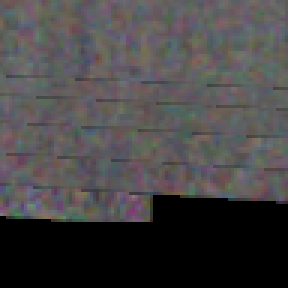
#> input picture data/patches/candidates/CameraMosaic_D1_Node2_L6_0000.png, 96 x 96 px (shown 3 times larger)
$ python main.py --image ../data/patches/candidates/CameraMosaic_D1_Node2_L6_0000.png
#> lines starting #> are read from the running program, lines starting #| are printed output that depends on the picture; after the words box and inside, x2 and y2 are one past the last pixel; in counts of white or black regions, pixels touching at a corner belong together
### src/ops.py
import cv2
import numpy as np
from pathlib import Path

def read_any_image_both(path: str):
    """Return (bgr, gray8). Works for 16-bit TIFFs too."""
    bgr = cv2.imread(str(Path(path)), cv2.IMREAD_UNCHANGED)
    if bgr is None:
        raise FileNotFoundError(f"Could not read {path}")

    # If grayscale single-channel, synthesize BGR for drawing overlays
    if bgr.ndim == 2:
        gray = bgr
        if gray.dtype != np.uint8:
            gray = cv2.normalize(gray, None, 0, 255, cv2.NORM_MINMAX).astype(np.uint8)
        bgr_for_overlay = cv2.cvtColor(gray, cv2.COLOR_GRAY2BGR)
        return bgr_for_overlay, gray

    # If multi-channel, ensure we have an 8-bit gray for processing
    if bgr.dtype != np.uint8:
        tmp = cv2.cvtColor(bgr, cv2.COLOR_BGR2GRAY)
        gray = cv2.normalize(tmp, None, 0, 255, cv2.NORM_MINMAX).astype(np.uint8)
        bgr8 = cv2.normalize(bgr, None, 0, 255, cv2.NORM_MINMAX).astype(np.uint8)
        return bgr8, gray
    else:
        gray = cv2.cvtColor(bgr, cv2.COLOR_BGR2GRAY)
        return bgr, gray

def color_outlier_mask(bgr: np.ndarray, purple_only: bool = True):
    """
    Returns a binary mask (255=colored object) for likely 'fish/debris' regions.
    Strategy: high saturation (S) + optional purple/magenta hue range.
    """
    hsv = cv2.cvtColor(bgr, cv2.COLOR_BGR2HSV)

    # Thresholds you can tweak:
    # Saturation: > 50 (on 0..255 scale) means colored. Raise/lower as needed.
    s_min = 50
    v_min = 30  # avoid counting very dark noise

    if purple_only:
        # OpenCV H is 0..180. Purples/magentas are roughly 120..170.
        lower = np.array([120, s_min, v_min], dtype=np.uint8)
        upper = np.array([170, 255, 255], dtype=np.uint8)
        mask = cv2.inRange(hsv, lower, upper)
    else:
        # Any strongly colored pixel (not gray/brown)
        h, s, v = cv2.split(hsv)
        mask = (s > s_min) & (v > v_min)
        mask = mask.astype(np.uint8) * 255

    # Clean up: remove specks, fill small holes
    mask = cv2.morphologyEx(mask, cv2.MORPH_OPEN, np.ones((5,5), np.uint8), iterations=1)
    mask = cv2.morphologyEx(mask, cv2.MORPH_CLOSE, np.ones((9,9), np.uint8), iterations=1)
    return mask

def count_connected_components(mask: np.ndarray, min_area: int = 300):
    """Count connected components above a size threshold."""
    num, labels, stats, _ = cv2.connectedComponentsWithStats(mask, connectivity=8)
    # stats rows: [label, x, y, w, h, area] but OpenCV returns just stats (no label column)
    # stats shape: (num, 5) -> [x, y, w, h, area]
    count = 0
    keep = np.zeros_like(mask)
    for i in range(1, num):  # skip background 0
        area = stats[i, 4]
        if area >= min_area:
            keep[labels == i] = 255
            count += 1
    return count, keep

def enhance_contrast(gray: np.ndarray):
    clahe = cv2.createCLAHE(clipLimit=2.0, tileGridSize=(8,8))
    return clahe.apply(gray)

def make_mask(enhanced: np.ndarray, invert=False):
    blurred = cv2.GaussianBlur(enhanced, (5,5), 0)
    mask = cv2.adaptiveThreshold(
        blurred, 255,
        cv2.ADAPTIVE_THRESH_GAUSSIAN_C,
        cv2.THRESH_BINARY if not invert else cv2.THRESH_BINARY_INV,
        31, -5
    )
    mask = cv2.morphologyEx(mask, cv2.MORPH_OPEN, np.ones((3,3), np.uint8), iterations=1)
    mask = cv2.morphologyEx(mask, cv2.MORPH_CLOSE, np.ones((5,5), np.uint8), iterations=1)
    return mask

def detect_blobs(mask: np.ndarray, bright_blobs=True, min_area=30, max_area=5000, min_circ=0.4):
    p = cv2.SimpleBlobDetector_Params()
    p.filterByArea = True;        p.minArea = float(min_area); p.maxArea = float(max_area)
    p.filterByCircularity = True; p.minCircularity = float(min_circ)
    p.filterByConvexity = False;  p.filterByInertia = False
    p.filterByColor = True;       p.blobColor = 255 if bright_blobs else 0
    return cv2.SimpleBlobDetector_create(p).detect(mask)

def draw_keypoints(bgr: np.ndarray, keypoints, color=(0,255,0)):
    out = bgr.copy()
    for k in keypoints:
        x, y, r = int(k.pt[0]), int(k.pt[1]), int(k.size/2)
        cv2.circle(out, (x,y), r, color, 2)
        cv2.circle(out, (x,y), 2, (0,0,255), -1)
    cv2.putText(out, f"Count: {len(keypoints)}", (12,28),
                cv2.FONT_HERSHEY_SIMPLEX, 0.9, color, 2, cv2.LINE_AA)
    return out

### src/main.py
# src/main.py
import argparse
from pathlib import Path
import cv2
from ops import (
    read_any_image_both, enhance_contrast, make_mask,
    color_outlier_mask, count_connected_components,
    detect_blobs, draw_keypoints
)

def main():
    ap = argparse.ArgumentParser()
    ap.add_argument("--image", required=True, help="Path to input image (.tif ok)")
    ap.add_argument("--outdir", default="data/processed", help="Where to save outputs")
    ap.add_argument("--invert", action="store_true", help="Use if nodules are darker than background")
    ap.add_argument("--purple_only", action="store_true", help="Filter only purple-ish objects")
    ap.add_argument("--fish_min_area", type=int, default=300, help="Min area to count a fish")
    args = ap.parse_args()

    outdir = Path(args.outdir); outdir.mkdir(parents=True, exist_ok=True)
    stem = Path(args.image).stem

    # 1) Read both color + gray
    bgr, gray = read_any_image_both(args.image)
#> in read_any_image_both, bgr is the input picture: shape (96, 96, 3); mean B, G, R 69.3, 68.5, 70.8
    cv2.imwrite(str(outdir / f"{stem}_gray.png"), gray)

    # 2) Build a mask of colored objects (fish/debris) and count them
    fish_mask = color_outlier_mask(bgr, purple_only=args.purple_only)
#> in color_outlier_mask, `hsv = cv2.cvtColor(bgr, cv2.COLOR_BGR2HSV)`: hsv: shape (96, 96, 3); mean H, S, V 65.3, 23.8, 74.4
#> in color_outlier_mask, `h, s, v = cv2.split(hsv)`:
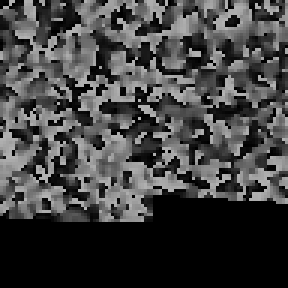
#> h: shape (96, 96) (shown 3 times larger); min 0, max 179, mean 65.3
#> in color_outlier_mask, `h, s, v = cv2.split(hsv)`:
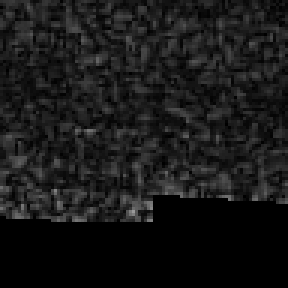
#> s: shape (96, 96) (shown 3 times larger); min 0, max 153, mean 23.8
#> in color_outlier_mask, `mask = (s > s_min) & (v > v_min)`:
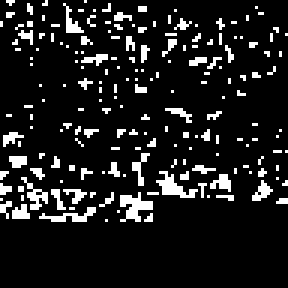
#> mask: shape (96, 96) bool (shown 3 times larger); 11.2% white in thin lines or dots, all inside (x1, y1, x2, y2) = (0, 0, 96, 74)
#> in color_outlier_mask, `mask = cv2.morphologyEx(mask, cv2.MORPH_OPEN, np.ones((5,5), np.uint8)..`: mask: shape (96, 96); every value is 0
    fish_count, fish_kept = count_connected_components(fish_mask, min_area=args.fish_min_area)
#> in count_connected_components, `num, labels, stats, _ = cv2.connectedComponentsWithStats(mask, connect..`: labels: shape (96, 96) int32; every value is 0
#> in count_connected_components, `num, labels, stats, _ = cv2.connectedComponentsWithStats(mask, connect..`: num = 1; stats = [[0, 0, 96, 96, 9216]]
#> after the loop in count_connected_components, `for i in range(1, num):`: count = 0
#> fish_count = 0
    fish_overlay = bgr.copy()
    cnts, _ = cv2.findContours(fish_kept, cv2.RETR_EXTERNAL, cv2.CHAIN_APPROX_SIMPLE)
#> cnts = []
    cv2.drawContours(fish_overlay, cnts, -1, (0,0,255), 2)
    cv2.putText(fish_overlay, f"Fish-like objects: {fish_count}", (12,28),
                cv2.FONT_HERSHEY_SIMPLEX, 0.9, (0,0,255), 2, cv2.LINE_AA)
#> fish_overlay: shape (96, 96, 3); 10.1% of pixels changed, all inside (x1, y1, x2, y2) = (13, 7, 96, 31)

    cv2.imwrite(str(outdir / f"{stem}_fishmask.png"), fish_kept)
    cv2.imwrite(str(outdir / f"{stem}_fishoverlay.png"), fish_overlay)

    # 3) Nodule pipeline
    enhanced = enhance_contrast(gray)
    cv2.imwrite(str(outdir / f"{stem}_enhanced.png"), enhanced)

    nodule_mask_raw = make_mask(enhanced, invert=args.invert)
#> in make_mask, `blurred = cv2.GaussianBlur(enhanced, (5,5), 0)`:
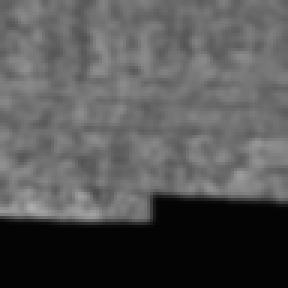
#> blurred: shape (96, 96) (shown 3 times larger); min 4, max 174, mean 84.6
#> in make_mask, `mask = cv2.adaptiveThreshold( blurred, 255, cv2.ADAPTIVE_THRESH_GAUSSI..`: mask: shape (96, 96); 24.8% white; 60 white regions (33 under 20 px), largest, box (x1, y1, x2, y2) and area: (0, 46, 96, 74) 913, (2, 9, 15, 25) 90, (43, 44, 57, 55) 82
#> in make_mask, `mask = cv2.morphologyEx(mask, cv2.MORPH_OPEN, np.ones((3,3), np.uint8)..`: mask: shape (96, 96); 19.1% white; 38 white regions (17 under 20 px), largest, box (x1, y1, x2, y2) and area: (0, 63, 51, 74) 395, (46, 52, 96, 67) 347, (30, 9, 37, 26) 78
#> in make_mask, `mask = cv2.morphologyEx(mask, cv2.MORPH_CLOSE, np.ones((5,5), np.uint8..`:
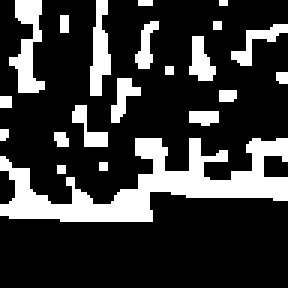
#> mask: shape (96, 96) (shown 3 times larger); 22% white; 21 white regions (10 under 20 px), largest, box (x1, y1, x2, y2) and area: (0, 46, 96, 74) 1118, (3, 0, 15, 31) 192, (30, 0, 37, 32) 143
    # Remove fish/debris from the nodule mask:
    fish_inv = cv2.bitwise_not(fish_kept)
#> fish_inv: shape (96, 96); every value is 255
    nodule_mask = cv2.bitwise_and(nodule_mask_raw, fish_inv)
    cv2.imwrite(str(outdir / f"{stem}_mask_raw.png"), nodule_mask_raw)
    cv2.imwrite(str(outdir / f"{stem}_mask_clean.png"), nodule_mask)

    # 4) Detect nodules on the cleaned mask
    bright_blobs = not args.invert
    keypoints = detect_blobs(nodule_mask, bright_blobs=bright_blobs,
                             min_area=30, max_area=5000, min_circ=0.4)
#> keypoints = 2 keypoints; (x, y, size): (67, 20, 10.1), (68, 39, 6.8)
    nodule_overlay = draw_keypoints(bgr, keypoints, color=(0,255,0))
#> the loop in draw_keypoints, `for k in keypoints:` made 2 passes
#> (k, x, y, r) on passes 1 to 2: (keypoint at (67.6, 38.7), size 6.8, 67, 38, 3), (keypoint at (66.5, 20.1), size 10.1, 66, 20, 5)
#> after the loop in draw_keypoints, `for k in keypoints:`:
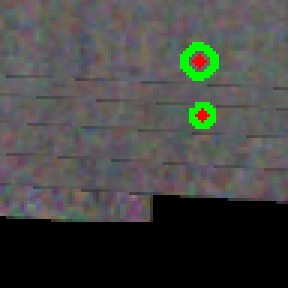
#> out: shape (96, 96, 3) (shown 3 times larger); 1.86% of pixels changed, all inside (x1, y1, x2, y2) = (60, 14, 73, 43)
#> in draw_keypoints, `cv2.putText(out, f"Count: {len(keypoints)}", (12,28), cv2.FONT_HERSHEY..`:
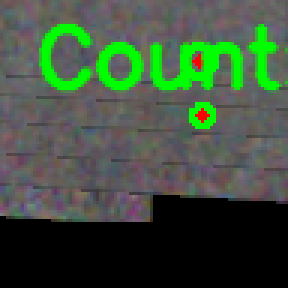
#> out: shape (96, 96, 3) (shown 3 times larger); 10.2% of pixels changed, all inside (x1, y1, x2, y2) = (12, 7, 96, 31)
    cv2.imwrite(str(outdir / f"{stem}_overlay_nodules.png"), nodule_overlay)

    # 5) Report
    print(f"Fish-like objects: {fish_count}")
#| Fish-like objects: 0
    print(f"Nodules (after color exclusion): {len(keypoints)}")
#| Nodules (after color exclusion): 2
    print(f"Saved artifacts to {outdir.absolute()}")

if __name__ == "__main__":
    main()

$ run again, on data/patches/candidates/CameraMosaic_D1_Node2_L6_0003.png
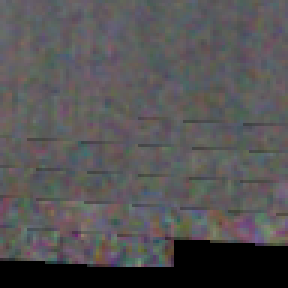
#> input picture data/patches/candidates/CameraMosaic_D1_Node2_L6_0003.png, 96 x 96 px (shown 3 times larger)
#> in read_any_image_both, bgr is the input picture: shape (96, 96, 3); mean B, G, R 83.8, 83, 84.6
#> hsv: shape (96, 96, 3); mean H, S, V 80.1, 27.8, 89.4
#> in color_outlier_mask, `mask = cv2.morphologyEx(mask, cv2.MORPH_OPEN, np.ones((5,5), np.uint8)..`:
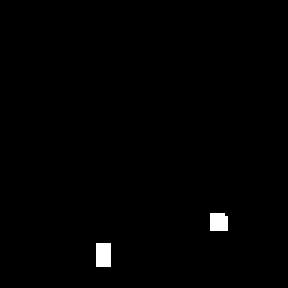
#> mask: shape (96, 96) (shown 3 times larger); 0.81% white; 2 white regions, box (x1, y1, x2, y2) and area: (32, 81, 37, 89) 40, (70, 71, 76, 77) 35
#> labels: shape (96, 96) int32; 3 distinct labels, from 0 to 2
#> num = 3; stats = [[0, 0, 96, 96, 9141], [70, 71, 6, 6, 35], [32, 81, 5, 8, 40]]
#> the loop in count_connected_components, `for i in range(1, num):` made 2 passes
#> area on passes 1 to 2: 35, 40
#> after the loop in count_connected_components, `for i in range(1, num):`: count = 0
#> cnts = []
#> fish_overlay: shape (96, 96, 3); 10.1% of pixels changed, all inside (x1, y1, x2, y2) = (13, 7, 96, 31)
#> fish_inv: shape (96, 96); every value is 255
#> keypoints = 2 keypoints; (x, y, size): (48, 49, 10.2), (56, 13, 7.2)
#> the loop in draw_keypoints, `for k in keypoints:` made 2 passes
#> (k, x, y, r) on passes 1 to 2: (keypoint at (48, 49.5), size 10.2, 48, 49, 5), (keypoint at (56.3, 12.7), size 7.2, 56, 12, 3)
#> in draw_keypoints, `cv2.putText(out, f"Count: {len(keypoints)}", (12,28), cv2.FONT_HERSHEY..`:
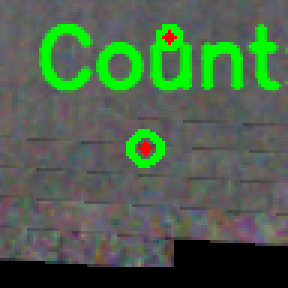
#> out: shape (96, 96, 3) (shown 3 times larger); mean B, G, R 75.2, 97, 76.7
#| Fish-like objects: 0
#| Nodules (after color exclusion): 2

$ run again, on data/patches/candidates/CameraMosaic_D1_Node2_L6_0005.png
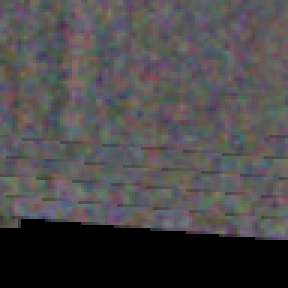
#> input picture data/patches/candidates/CameraMosaic_D1_Node2_L6_0005.png, 96 x 96 px (shown 3 times larger)
#> in read_any_image_both, bgr is the input picture: shape (96, 96, 3); mean B, G, R 74.4, 73.2, 75.6
#> hsv: shape (96, 96, 3); mean H, S, V 71.9, 31, 80.8
#> in color_outlier_mask, `mask = (s > s_min) & (v > v_min)`:
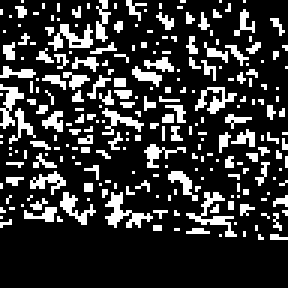
#> mask: shape (96, 96) bool (shown 3 times larger); 20.7% white in thin lines or dots, all inside (x1, y1, x2, y2) = (0, 0, 96, 80)
#> labels: shape (96, 96) int32; every value is 0
#> num = 1; stats = [[0, 0, 96, 96, 9216]]
#> after the loop in count_connected_components, `for i in range(1, num):`: count = 0
#> cnts = []
#> fish_overlay: shape (96, 96, 3); 10.08% of pixels changed, all inside (x1, y1, x2, y2) = (13, 7, 96, 31)
#> fish_inv: shape (96, 96); every value is 255
#> keypoints = 2 keypoints; (x, y, size): (52, 4, 9.5), (46, 30, 8.5)
#> the loop in draw_keypoints, `for k in keypoints:` made 2 passes
#> (k, x, y, r) on passes 1 to 2: (keypoint at (45.8, 29.7), size 8.5, 45, 29, 4), (keypoint at (51.9, 4.2), size 9.5, 51, 4, 4)
#> in draw_keypoints, `cv2.putText(out, f"Count: {len(keypoints)}", (12,28), cv2.FONT_HERSHEY..`:
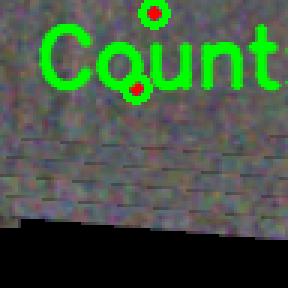
#> out: shape (96, 96, 3) (shown 3 times larger); mean B, G, R 66.2, 86.9, 67.9
#| Fish-like objects: 0
#| Nodules (after color exclusion): 2

$ run again, on data/patches/candidates/CameraMosaic_D1_Node2_L6_0009.png
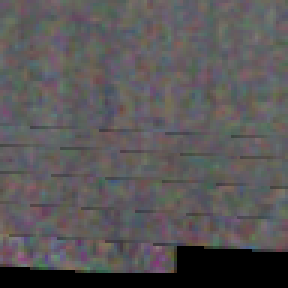
#> input picture data/patches/candidates/CameraMosaic_D1_Node2_L6_0009.png, 96 x 96 px (shown 3 times larger)
#> in read_any_image_both, bgr is the input picture: shape (96, 96, 3); mean B, G, R 87, 86.1, 88.9
#> hsv: shape (96, 96, 3); mean H, S, V 82.2, 29.3, 93.4
#> labels: shape (96, 96) int32; every value is 0
#> num = 1; stats = [[0, 0, 96, 96, 9216]]
#> after the loop in count_connected_components, `for i in range(1, num):`: count = 0
#> cnts = []
#> fish_overlay: shape (96, 96, 3); 10.1% of pixels changed, all inside (x1, y1, x2, y2) = (13, 7, 96, 31)
#> fish_inv: shape (96, 96); every value is 255
#> keypoints = 3 keypoints; (x, y, size): (10, 62, 12.5), (16, 41, 10.3), (57, 66, 8.5)
#> the loop in draw_keypoints, `for k in keypoints:` made 3 passes
#> (k, x, y, r) on passes 1 to 3: (keypoint at (57.2, 65.8), size 8.5, 57, 65, 4), (keypoint at (9.6, 61.8), size 12.5, 9, 61, 6), (keypoint at (16.1, 41.5), size 10.3, 16, 41, 5)
#> in draw_keypoints, `cv2.putText(out, f"Count: {len(keypoints)}", (12,28), cv2.FONT_HERSHEY..`:
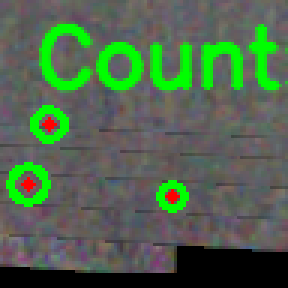
#> out: shape (96, 96, 3) (shown 3 times larger); mean B, G, R 76.7, 101.8, 79.4
#| Fish-like objects: 0
#| Nodules (after color exclusion): 3
